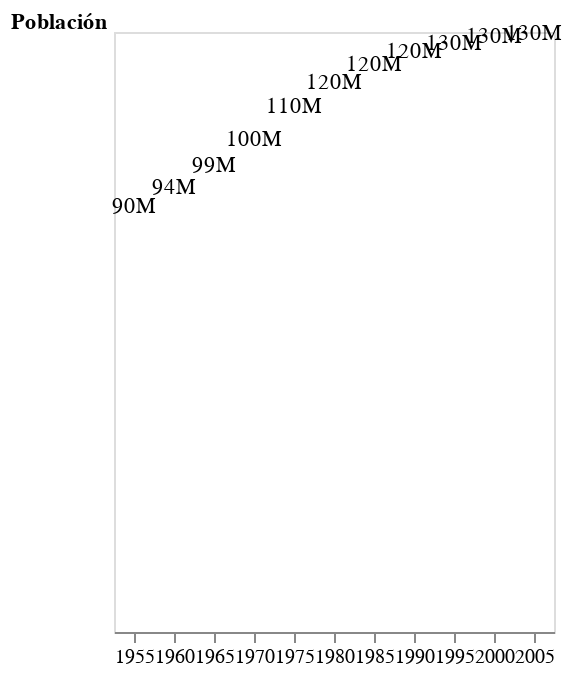

The notebook cell saved with this chart:
### Code cell
poblacion_text

### Figure 1 — Vega-Lite specification as saved in the notebook (floating-point values rounded to 4 significant figures)
{"config": {"view": {"continuousWidth": 400, "continuousHeight": 300}}, "data": {"name": "data-0748c25dac0b24bdc68cdc4d27a7bb65"}, "mark": {"type": "text", "align": "center", "baseline": "middle", "dy": -5}, "encoding": {"text": {"field": "pop", "format": ".2s", "type": "quantitative"}, "x": {"axis": {"labelAngle": 0}, "field": "year", "title": "", "type": "ordinal"}, "y": {"axis": {"domain": false, "grid": false, "labels": false, "ticks": false, "titleAnchor": "end", "titleAngle": 0}, "field": "pop", "title": "Población", "type": "quantitative"}}, "$schema": "https://vega.github.io/schema/vega-lite/v4.17.0.json", "datasets": {"data-0748c25dac0b24bdc68cdc4d27a7bb65": [{"year": 1955, "country": "Japan", "cluster": 4, "pop": 89815060, "life_expect": 65.5, "fertility": 2.08}, {"year": 1960, "country": "Japan", "cluster": 4, "pop": 94091638, "life_expect": 68.73, "fertility": 2.02}, {"year": 1965, "country": "Japan", "cluster": 4, "pop": 98882534, "life_expect": 71.43, "fertility": 2.0}, {"year": 1970, "country": "Japan", "cluster": 4, "pop": 104344973, "life_expect": 73.42, "fertility": 2.07}, {"year": 1975, "country": "Japan", "cluster": 4, "pop": 111573116, "life_expect": 75.38, "fertility": 1.81}, {"year": 1980, "country": "Japan", "cluster": 4, "pop": 116807309, "life_expect": 77.11, "fertility": 1.76}, {"year": 1985, "country": "Japan", "cluster": 4, "pop": 120754335, "life_expect": 78.67, "fertility": 1.66}, {"year": 1990, "country": "Japan", "cluster": 4, "pop": 123537399, "life_expect": 79.36, "fertility": 1.49}, {"year": 1995, "country": "Japan", "cluster": 4, "pop": 125341354, "life_expect": 80.69, "fertility": 1.39}, {"year": 2000, "country": "Japan", "cluster": 4, "pop": 126699784, "life_expect": 82.0, "fertility": 1.291}, {"year": 2005, "country": "Japan", "cluster": 4, "pop": 127417244, "life_expect": 82.6, "fertility": 1.27}]}}
